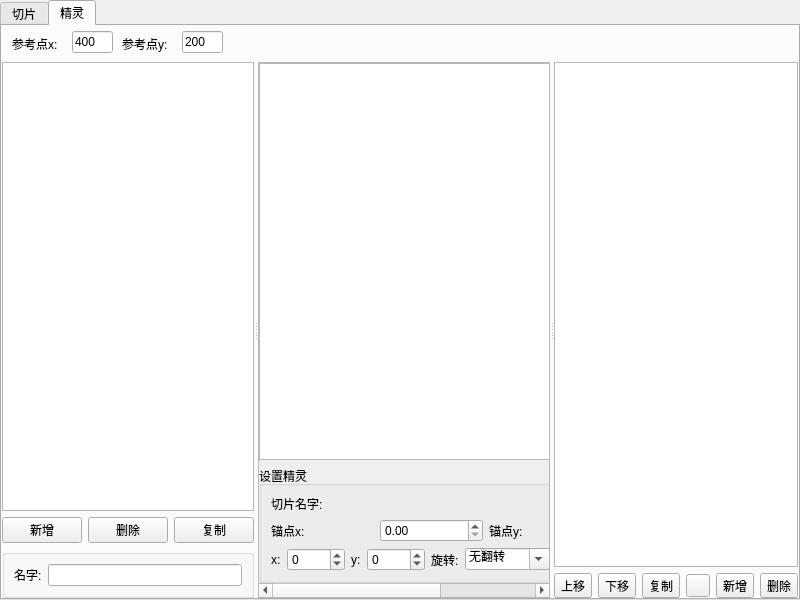
<?xml version="1.0" encoding="UTF-8"?>
<ui version="4.0">
 <class>SpriteWindow</class>
 <widget class="QMainWindow" name="SpriteWindow">
  <property name="geometry">
   <rect>
    <x>0</x>
    <y>0</y>
    <width>800</width>
    <height>600</height>
   </rect>
  </property>
  <property name="windowTitle">
   <string>精灵编辑窗口</string>
  </property>
  <widget class="QWidget" name="centralwidget">
   <layout class="QGridLayout" name="gridLayout">
    <property name="margin">
     <number>0</number>
    </property>
    <item row="0" column="0">
     <widget class="QTabWidget" name="tabSprite">
      <property name="currentIndex">
       <number>1</number>
      </property>
      <widget class="clipTab" name="tabClips">
       <attribute name="title">
        <string>切片</string>
       </attribute>
       <layout class="QVBoxLayout" name="verticalLayout">
        <property name="margin">
         <number>0</number>
        </property>
        <item>
         <widget class="QWidget" name="toolArea" native="true">
          <property name="maximumSize">
           <size>
            <width>16777215</width>
            <height>30</height>
           </size>
          </property>
          <widget class="QToolButton" name="toolButton">
           <property name="geometry">
            <rect>
             <x>10</x>
             <y>4</y>
             <width>79</width>
             <height>23</height>
            </rect>
           </property>
           <property name="text">
            <string>等比例切割</string>
           </property>
          </widget>
         </widget>
        </item>
        <item>
         <widget class="QWidget" name="mainArea" native="true">
          <layout class="QGridLayout" name="gridLayout_3">
           <property name="margin">
            <number>0</number>
           </property>
           <item row="0" column="0">
            <widget class="QSplitter" name="splitter_clip">
             <property name="orientation">
              <enum>Qt::Horizontal</enum>
             </property>
             <widget class="QWidget" name="widget" native="true">
              <layout class="QGridLayout" name="gridLayout_6">
               <property name="margin">
                <number>0</number>
               </property>
               <item row="0" column="0">
                <widget class="QSplitter" name="splitter_2">
                 <property name="orientation">
                  <enum>Qt::Vertical</enum>
                 </property>
                 <widget class="QWidget" name="widget_3" native="true">
                  <layout class="QGridLayout" name="gridLayout_5">
                   <property name="margin">
                    <number>0</number>
                   </property>
                   <item row="0" column="0">
                    <widget class="QListWidget" name="clipListW"/>
                   </item>
                  </layout>
                 </widget>
                 <widget class="QWidget" name="widget_4" native="true">
                  <layout class="QVBoxLayout" name="verticalLayout_3">
                   <item>
                    <widget class="QGroupBox" name="groupBox">
                     <property name="title">
                      <string>精灵文件 </string>
                     </property>
                     <layout class="QGridLayout" name="gridLayout_7">
                      <item row="0" column="0">
                       <widget class="QLabel" name="label">
                        <property name="text">
                         <string>名字:</string>
                        </property>
                        <property name="buddy">
                         <cstring>leName</cstring>
                        </property>
                       </widget>
                      </item>
                      <item row="0" column="1">
                       <widget class="QLineEdit" name="leName">
                        <property name="enabled">
                         <bool>false</bool>
                        </property>
                        <property name="readOnly">
                         <bool>false</bool>
                        </property>
                       </widget>
                      </item>
                      <item row="1" column="0">
                       <widget class="QLabel" name="label_2">
                        <property name="text">
                         <string>图像:</string>
                        </property>
                        <property name="buddy">
                         <cstring>leName</cstring>
                        </property>
                       </widget>
                      </item>
                      <item row="1" column="1">
                       <widget class="QLineEdit" name="leImagePath">
                        <property name="text">
                         <string/>
                        </property>
                       </widget>
                      </item>
                      <item row="1" column="2">
                       <widget class="QPushButton" name="pushButton">
                        <property name="text">
                         <string>浏览</string>
                        </property>
                       </widget>
                      </item>
                     </layout>
                    </widget>
                   </item>
                   <item>
                    <widget class="QGroupBox" name="groupBox_2">
                     <property name="title">
                      <string>切片数据</string>
                     </property>
                     <layout class="QGridLayout" name="gridLayout_15">
                      <item row="1" column="0">
                       <widget class="QLabel" name="label_7">
                        <property name="text">
                         <string>名字:</string>
                        </property>
                        <property name="buddy">
                         <cstring>leName</cstring>
                        </property>
                       </widget>
                      </item>
                      <item row="3" column="0">
                       <widget class="QLabel" name="label_3">
                        <property name="text">
                         <string>x:</string>
                        </property>
                       </widget>
                      </item>
                      <item row="4" column="0">
                       <widget class="QLabel" name="label_4">
                        <property name="text">
                         <string>y:</string>
                        </property>
                       </widget>
                      </item>
                      <item row="5" column="0">
                       <widget class="QLabel" name="label_5">
                        <property name="text">
                         <string>w:</string>
                        </property>
                       </widget>
                      </item>
                      <item row="6" column="0">
                       <widget class="QLabel" name="label_6">
                        <property name="text">
                         <string>h:</string>
                        </property>
                       </widget>
                      </item>
                      <item row="1" column="1">
                       <widget class="QLineEdit" name="leClipName"/>
                      </item>
                      <item row="3" column="1">
                       <widget class="QSpinBox" name="clipX">
                        <property name="maximum">
                         <number>2048</number>
                        </property>
                       </widget>
                      </item>
                      <item row="4" column="1">
                       <widget class="QSpinBox" name="clipY">
                        <property name="maximum">
                         <number>2048</number>
                        </property>
                       </widget>
                      </item>
                      <item row="5" column="1">
                       <widget class="QSpinBox" name="clipW">
                        <property name="maximum">
                         <number>2048</number>
                        </property>
                       </widget>
                      </item>
                      <item row="6" column="1">
                       <widget class="QSpinBox" name="clipH">
                        <property name="maximum">
                         <number>2048</number>
                        </property>
                       </widget>
                      </item>
                     </layout>
                    </widget>
                   </item>
                  </layout>
                 </widget>
                </widget>
               </item>
              </layout>
             </widget>
             <widget class="QWidget" name="widget_2" native="true">
              <layout class="QGridLayout" name="gridLayout_2">
               <property name="margin">
                <number>0</number>
               </property>
               <item row="0" column="0">
                <widget class="QScrollArea" name="scrollArea">
                 <property name="widgetResizable">
                  <bool>true</bool>
                 </property>
                 <widget class="QWidget" name="scrollAreaWidgetContents">
                  <property name="geometry">
                   <rect>
                    <x>0</x>
                    <y>0</y>
                    <width>371</width>
                    <height>537</height>
                   </rect>
                  </property>
                  <layout class="QGridLayout" name="gridLayout_4">
                   <property name="margin">
                    <number>0</number>
                   </property>
                   <item row="0" column="0">
                    <widget class="ClipGraphicsView" name="graphicsView"/>
                   </item>
                  </layout>
                 </widget>
                </widget>
               </item>
              </layout>
             </widget>
            </widget>
           </item>
          </layout>
         </widget>
        </item>
       </layout>
      </widget>
      <widget class="spriteTab" name="tabNormalSprite">
       <attribute name="title">
        <string>精灵</string>
       </attribute>
       <layout class="QVBoxLayout" name="verticalLayout_2">
        <property name="margin">
         <number>0</number>
        </property>
        <item>
         <widget class="QWidget" name="widget_tool" native="true">
          <property name="maximumSize">
           <size>
            <width>16777215</width>
            <height>30</height>
           </size>
          </property>
          <widget class="QLabel" name="label_9">
           <property name="geometry">
            <rect>
             <x>10</x>
             <y>10</y>
             <width>51</width>
             <height>16</height>
            </rect>
           </property>
           <property name="text">
            <string>参考点x:</string>
           </property>
          </widget>
          <widget class="QLineEdit" name="leOriginX">
           <property name="geometry">
            <rect>
             <x>70</x>
             <y>5</y>
             <width>41</width>
             <height>22</height>
            </rect>
           </property>
           <property name="inputMethodHints">
            <set>Qt::ImhFormattedNumbersOnly</set>
           </property>
           <property name="text">
            <string>400</string>
           </property>
          </widget>
          <widget class="QLineEdit" name="leOriginY">
           <property name="geometry">
            <rect>
             <x>180</x>
             <y>5</y>
             <width>41</width>
             <height>22</height>
            </rect>
           </property>
           <property name="inputMethodHints">
            <set>Qt::ImhFormattedNumbersOnly</set>
           </property>
           <property name="text">
            <string>200</string>
           </property>
          </widget>
          <widget class="QLabel" name="label_15">
           <property name="geometry">
            <rect>
             <x>120</x>
             <y>10</y>
             <width>51</width>
             <height>16</height>
            </rect>
           </property>
           <property name="text">
            <string>参考点y:</string>
           </property>
          </widget>
         </widget>
        </item>
        <item>
         <widget class="QWidget" name="widget_5" native="true">
          <layout class="QGridLayout" name="gridLayout_14">
           <property name="margin">
            <number>0</number>
           </property>
           <item row="0" column="0">
            <widget class="QWidget" name="mainArea_2" native="true">
             <layout class="QGridLayout" name="gridLayout_9">
              <property name="margin">
               <number>0</number>
              </property>
              <item row="0" column="0">
               <widget class="QSplitter" name="splitter_sprite">
                <property name="orientation">
                 <enum>Qt::Horizontal</enum>
                </property>
                <widget class="QWidget" name="widget_6" native="true">
                 <layout class="QGridLayout" name="gridLayout_8">
                  <property name="margin">
                   <number>0</number>
                  </property>
                  <item row="0" column="0">
                   <widget class="QSplitter" name="splitter_4">
                    <property name="orientation">
                     <enum>Qt::Vertical</enum>
                    </property>
                    <widget class="QWidget" name="widget_7" native="true">
                     <layout class="QVBoxLayout" name="verticalLayout_4">
                      <property name="margin">
                       <number>0</number>
                      </property>
                      <item>
                       <widget class="QListWidget" name="mapSpriteListW"/>
                      </item>
                      <item>
                       <layout class="QHBoxLayout" name="horizontalLayout_4">
                        <item>
                         <widget class="QPushButton" name="btnAddMapSprite">
                          <property name="text">
                           <string>新增</string>
                          </property>
                         </widget>
                        </item>
                        <item>
                         <widget class="QPushButton" name="btnDelMapSprite">
                          <property name="text">
                           <string>删除</string>
                          </property>
                         </widget>
                        </item>
                        <item>
                         <widget class="QPushButton" name="btnCopyMapSprite">
                          <property name="text">
                           <string>复制</string>
                          </property>
                         </widget>
                        </item>
                       </layout>
                      </item>
                      <item>
                       <widget class="QGroupBox" name="groupBox_3">
                        <property name="title">
                         <string/>
                        </property>
                        <layout class="QGridLayout" name="gridLayout_10">
                         <item row="0" column="0">
                          <widget class="QLabel" name="label_8">
                           <property name="text">
                            <string>名字:</string>
                           </property>
                          </widget>
                         </item>
                         <item row="0" column="1">
                          <widget class="QLineEdit" name="leMapSpriteName"/>
                         </item>
                        </layout>
                       </widget>
                      </item>
                     </layout>
                    </widget>
                   </widget>
                  </item>
                 </layout>
                </widget>
                <widget class="QWidget" name="widget_9" native="true">
                 <layout class="QVBoxLayout" name="verticalLayout_7">
                  <property name="margin">
                   <number>0</number>
                  </property>
                  <item>
                   <widget class="QScrollArea" name="scrollArea_2">
                    <property name="widgetResizable">
                     <bool>true</bool>
                    </property>
                    <widget class="QWidget" name="scrollAreaWidgetContents_2">
                     <property name="geometry">
                      <rect>
                       <x>-110</x>
                       <y>0</y>
                       <width>438</width>
                       <height>520</height>
                      </rect>
                     </property>
                     <layout class="QVBoxLayout" name="verticalLayout_5">
                      <property name="margin">
                       <number>0</number>
                      </property>
                      <item>
                       <widget class="MapSpriteGraphicsView" name="mapSpriteView"/>
                      </item>
                      <item>
                       <widget class="QGroupBox" name="groupBox_4">
                        <property name="title">
                         <string>设置精灵</string>
                        </property>
                        <layout class="QVBoxLayout" name="verticalLayout_8">
                         <item>
                          <widget class="QLabel" name="labSubClipName">
                           <property name="text">
                            <string>切片名字:</string>
                           </property>
                          </widget>
                         </item>
                         <item>
                          <layout class="QHBoxLayout" name="horizontalLayout">
                           <item>
                            <widget class="QLabel" name="label_12">
                             <property name="text">
                              <string>锚点x:</string>
                             </property>
                            </widget>
                           </item>
                           <item>
                            <widget class="QDoubleSpinBox" name="subClipAnchorX">
                             <property name="decimals">
                              <number>2</number>
                             </property>
                             <property name="maximum">
                              <double>1.000000000000000</double>
                             </property>
                             <property name="singleStep">
                              <double>0.010000000000000</double>
                             </property>
                            </widget>
                           </item>
                           <item>
                            <widget class="QLabel" name="label_16">
                             <property name="text">
                              <string>锚点y:</string>
                             </property>
                            </widget>
                           </item>
                           <item>
                            <widget class="QDoubleSpinBox" name="subClipAnchorY">
                             <property name="decimals">
                              <number>2</number>
                             </property>
                             <property name="maximum">
                              <double>1.000000000000000</double>
                             </property>
                             <property name="singleStep">
                              <double>0.010000000000000</double>
                             </property>
                            </widget>
                           </item>
                          </layout>
                         </item>
                         <item>
                          <layout class="QHBoxLayout" name="horizontalLayout_3">
                           <item>
                            <widget class="QLabel" name="label_10">
                             <property name="text">
                              <string>x:</string>
                             </property>
                            </widget>
                           </item>
                           <item>
                            <widget class="QSpinBox" name="subClipPosX">
                             <property name="minimum">
                              <number>-1000</number>
                             </property>
                             <property name="maximum">
                              <number>1000</number>
                             </property>
                            </widget>
                           </item>
                           <item>
                            <widget class="QLabel" name="label_11">
                             <property name="text">
                              <string>y:</string>
                             </property>
                            </widget>
                           </item>
                           <item>
                            <widget class="QSpinBox" name="subClipPosY">
                             <property name="minimum">
                              <number>-1000</number>
                             </property>
                             <property name="maximum">
                              <number>1000</number>
                             </property>
                            </widget>
                           </item>
                           <item>
                            <widget class="QLabel" name="label_14">
                             <property name="text">
                              <string>旋转:</string>
                             </property>
                            </widget>
                           </item>
                           <item>
                            <widget class="QComboBox" name="subClipFlipType">
                             <property name="focusPolicy">
                              <enum>Qt::StrongFocus</enum>
                             </property>
                             <property name="editable">
                              <bool>true</bool>
                             </property>
                             <item>
                              <property name="text">
                               <string>无翻转</string>
                              </property>
                             </item>
                             <item>
                              <property name="text">
                               <string>水平翻转</string>
                              </property>
                             </item>
                             <item>
                              <property name="text">
                               <string>垂直翻转</string>
                              </property>
                             </item>
                             <item>
                              <property name="text">
                               <string>水平+垂直</string>
                              </property>
                             </item>
                            </widget>
                           </item>
                           <item>
                            <widget class="QSpinBox" name="subClipRotate">
                             <property name="maximum">
                              <number>360</number>
                             </property>
                             <property name="singleStep">
                              <number>1</number>
                             </property>
                            </widget>
                           </item>
                           <item>
                            <widget class="QLabel" name="label_13">
                             <property name="text">
                              <string>缩放:</string>
                             </property>
                            </widget>
                           </item>
                           <item>
                            <widget class="QDoubleSpinBox" name="subClipScale">
                             <property name="singleStep">
                              <double>0.100000000000000</double>
                             </property>
                             <property name="value">
                              <double>1.000000000000000</double>
                             </property>
                            </widget>
                           </item>
                          </layout>
                         </item>
                        </layout>
                       </widget>
                      </item>
                     </layout>
                    </widget>
                   </widget>
                  </item>
                 </layout>
                </widget>
                <widget class="QWidget" name="widget_8" native="true">
                 <layout class="QVBoxLayout" name="verticalLayout_6">
                  <property name="margin">
                   <number>0</number>
                  </property>
                  <item>
                   <widget class="QListWidget" name="mapSprite_SubClipListW"/>
                  </item>
                  <item>
                   <widget class="QWidget" name="widget_10" native="true">
                    <layout class="QHBoxLayout" name="horizontalLayout_2">
                     <property name="margin">
                      <number>0</number>
                     </property>
                     <item>
                      <widget class="QToolButton" name="btnUp">
                       <property name="text">
                        <string>上移</string>
                       </property>
                      </widget>
                     </item>
                     <item>
                      <widget class="QToolButton" name="btnDown">
                       <property name="text">
                        <string>下移</string>
                       </property>
                      </widget>
                     </item>
                     <item>
                      <widget class="QToolButton" name="btnCopy">
                       <property name="text">
                        <string>复制</string>
                       </property>
                       <property name="icon">
                        <iconset resource="res.qrc">
                         <normaloff>:/new/prefix1/images/copy.png</normaloff>:/new/prefix1/images/copy.png</iconset>
                       </property>
                      </widget>
                     </item>
                     <item>
                      <widget class="QToolButton" name="btnPaste">
                       <property name="text">
                        <string/>
                       </property>
                       <property name="icon">
                        <iconset resource="res.qrc">
                         <normaloff>:/new/prefix1/images/paste.png</normaloff>:/new/prefix1/images/paste.png</iconset>
                       </property>
                      </widget>
                     </item>
                     <item>
                      <widget class="QToolButton" name="btnAdd">
                       <property name="text">
                        <string>新增</string>
                       </property>
                      </widget>
                     </item>
                     <item>
                      <widget class="QToolButton" name="btnDel">
                       <property name="text">
                        <string>删除</string>
                       </property>
                      </widget>
                     </item>
                    </layout>
                   </widget>
                  </item>
                 </layout>
                </widget>
               </widget>
              </item>
             </layout>
            </widget>
           </item>
          </layout>
         </widget>
        </item>
       </layout>
      </widget>
     </widget>
    </item>
   </layout>
  </widget>
 </widget>
 <customwidgets>
  <customwidget>
   <class>clipTab</class>
   <extends>QWidget</extends>
   <header>spriteEditor/cliptab.h</header>
   <container>1</container>
  </customwidget>
  <customwidget>
   <class>spriteTab</class>
   <extends>QWidget</extends>
   <header>spriteEditor/spritetab.h</header>
   <container>1</container>
  </customwidget>
  <customwidget>
   <class>ClipGraphicsView</class>
   <extends>QGraphicsView</extends>
   <header>spriteEditor/clipgraphicsview.h</header>
  </customwidget>
  <customwidget>
   <class>MapSpriteGraphicsView</class>
   <extends>QGraphicsView</extends>
   <header>spriteEditor/mapspritegraphicsview.h</header>
  </customwidget>
 </customwidgets>
 <resources>
  <include location="res.qrc"/>
 </resources>
 <connections/>
</ui>
